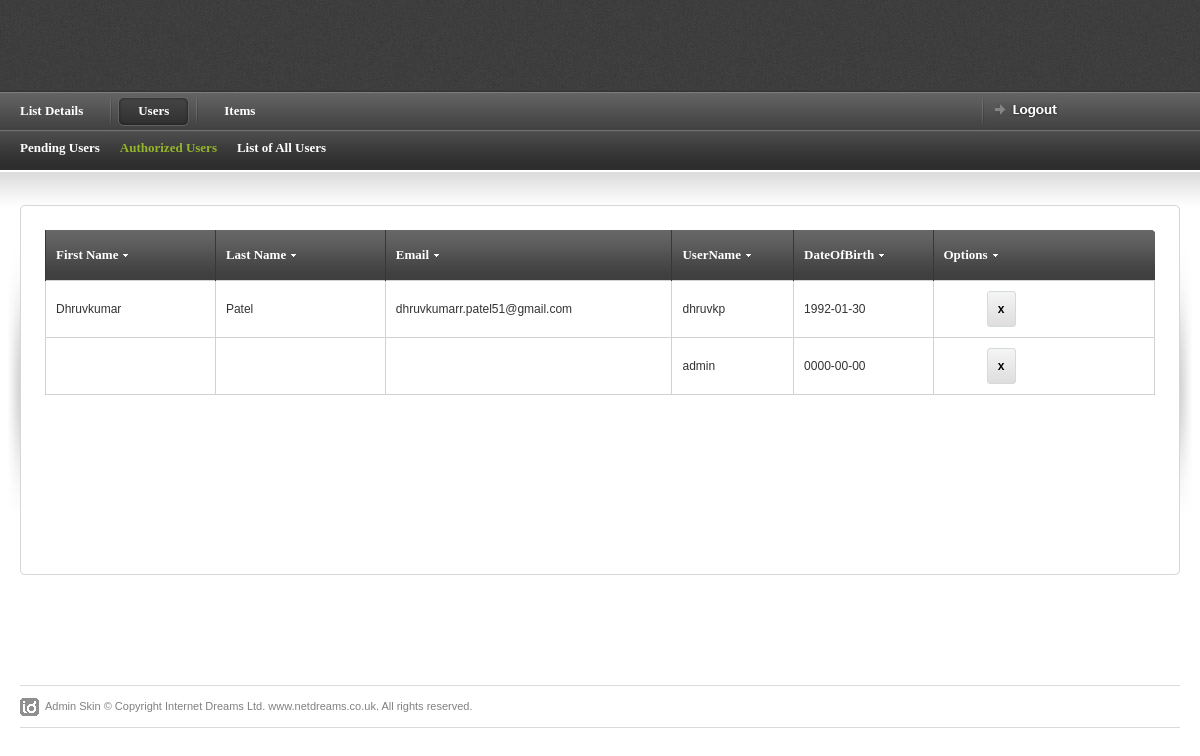
The app's page /Admin/display_reg_users.php (signed in) with its own data.
### tables this page shows
CREATE TABLE `User` (
  `user_id` int(11) NOT NULL,
  `firstname` varchar(255) NOT NULL,
  `lastname` varchar(255) NOT NULL,
  `address1` varchar(1023) NOT NULL,
  `address2` varchar(1023) NOT NULL,
  `zipcode` varchar(10) NOT NULL,
  `gender` enum('Male','Female','Other','') NOT NULL,
  `contact_no` varchar(15) NOT NULL,
  `dob` date NOT NULL,
  `email` varchar(255) NOT NULL,
  `username` varchar(255) NOT NULL,
  `password_hash` varchar(255) NOT NULL,
  `status` enum('under_review','active','inactive','') NOT NULL
);

### Admin/connection.php (called while the page is built, shortened)
<?php
$db =null;
 function query($sql_query)
 {
 	global $db;
 	$res=$db->query($sql_query);
 	return $res;
 }
 ?>

### Admin/display_reg_users.php (the view, shortened to what this page needs)
<?php
    if(!isset($_SESSION['userid']))
   {
    header("location:/bookexchange/login.php");
   }
   else
   {
    include 'header.php';
    include 'connection.php';
	$sql = "select user_id,firstname, lastname, email, username, dob  from User where status = 'active';";
	$result = query($sql);
    }
?>
<div id="content-outer">
<div id="content">
	<table border="0" width="100%" cellpadding="0" cellspacing="0" id="content-table">
	<tr>
		<th rowspan="3" class="sized"><img src="images/shared/side_shadowleft.jpg" width="20" height="300" alt="" /></th>
		<th class="topleft"></th>
		<td id="tbl-border-top">&nbsp;</td>
		<th class="topright"></th>
		<th rowspan="3" class="sized"><img src="images/shared/side_shadowright.jpg" width="20" height="300" alt="" /></th>
	</tr>
	<tr>
		<td id="tbl-border-left"></td>
		<td>
		<div id="content-table-inner">
			<div id="table-content">
				<form name='f1' method='post' >
				<table border="0" width="100%" cellpadding="0" cellspacing="0" id="product-table">
				<tr>
					<th class="table-header-repeat line-left minwidth-1"><a href="">First Name</a>	</th>
					<th class="table-header-repeat line-left minwidth-1"><a href="">Last Name</a></th>
					<th class="table-header-repeat line-left"><a href="">Email</a></th>
					<th class="table-header-repeat line-left"><a href="">UserName</a></th>
					<th class="table-header-repeat line-left"><a href="">DateOfBirth</a></th>
					<th class="table-header-options line-left"><a href="">Options</a></th>
				</tr>
				<?php
				if($result->num_rows != 0){
				while($row = $result->fetch_assoc()) {
					echo "<tr>";
					echo"<td>".$row['firstname']."</td>";
					echo"<td>".$row['lastname']."</td>";
					echo"<td>".$row['email']."</td>";
					echo"<td>".$row['username']."</td>";
					echo"<td>".$row['dob']."</td>";
					echo"<td>";
					echo"&nbsp;&nbsp;&nbsp;&nbsp;&nbsp;&nbsp;&nbsp;&nbsp;&nbsp;&nbsp;&nbsp;&nbsp;&nbsp;<input type = 'button' name = 'remove' value = 'x' onClick = 'redirect(".$row['user_id'].")' class='button_example'>&nbsp;&nbsp;&nbsp;&nbsp;&nbsp;";
					echo"</td>";
					echo "</tr>";
				}
				}
				else
				{
					echo"<h1> No Users Found. </h1>";
				}?>
				</table>
			</form>
			</div>
		</div>
		</td>
		<td id="tbl-border-right"></td>
	</tr>
	<tr>
		<th class="sized bottomleft"></th>
		<td id="tbl-border-bottom">&nbsp;</td>
		<th class="sized bottomright"></th>
	</tr>
	</table>
</div>
</div>
<?php
include 'footer.php';
?>

### Admin/css/screen.css (style rules this page uses)
* { margin: 0; padding: 0; }
html, body { height: 100%; }
body { background: #fff; color: #393939; font-family: Arial; font-size: 0px; line-height: 0; }
#content-outer { background: url(../images/shared/content_repeat.jpg) repeat-x; }
#content { color: #333; font-family: Arial, Helvetica, sans-serif; font-size: 12px; line-height: 18px; margin: 0 auto 0 auto; max-width: 1260px; min-width: 780px; padding: 35px 0px 30px 0px; }
#content-table { font-size: 0px; line-height: 0px; }
#content-table th.sized { height: 15px; width: 15px; padding: 0; margin: 0; font-size: 0px; line-height: 0px; }
#content-table-inner { font-size: 12px; line-height: 12px; padding: 10px 0 20px 0; }
#tbl-border-top { background: url(../images/shared/border_bit.jpg) top repeat-x; line-height: 0;font-size: 0px; height: 15px; }
#tbl-border-bottom { background: url(../images/shared/border_bit.jpg) bottom repeat-x; line-height: 0;font-size: 0px; height: 15px; }
#tbl-border-left { background: url(../images/shared/border_bit.jpg) left repeat-y; }
#tbl-border-right { background: url(../images/shared/border_bit.jpg) right repeat-y; }
#table-content { line-height: 16px; margin: 0 10px 10px 10px; min-height: 300px; }
.topleft { background: url(../images/shared/corner_top_left.jpg) no-repeat; width:15px; height:15px; }
.topright { background: url(../images/shared/corner_top_right.jpg) no-repeat; width:15px; height:15px; }
.bottomleft { background: url(../images/shared/corner_bottom_left.jpg) no-repeat; width:15px; height:15px; }
.bottomright { background: url(../images/shared/corner_bottom_right.jpg) no-repeat; width:15px; height:15px; }
#product-table { margin-bottom: 20px; }
#product-table th { height: 50px; text-align: left; }
#product-table .minwidth-1 { min-width: 110px; }
#product-table td { border: 1px solid #d2d2d2; padding: 10px 0 10px 10px; }
.table-header-options { background: url(../images/table/table_header_options.jpg) no-repeat; border: none; min-width: 221px; padding: 0px 0 0 0; width: 221px; }
.table-header-repeat { background: url(../images/table/table_header_repeat.jpg) repeat-x; border: none; font-size: 0px; line-height: 0; padding: 0px 0 0 0; }
.table-header-options a, .table-header-repeat a { background: url(../images/table/table_sort_arrow.gif) right no-repeat; color: #fff; font-family: Tahoma; font-size: 13px; font-weight: bold; line-height: 14px; margin: 0 0 0 10px; padding: 0 10px 0 0; }
th.line-left { border-left: 1px solid #373737; }
table { border-collapse: collapse; }
a { outline: none; text-decoration: none; }
img { border: 0; }
form { margin: 0; padding: 0; }

### Admin/header.php (style rules this page uses)
.button_example { border:1px solid #d7dada; -webkit-border-radius: 3px; -moz-border-radius: 3px;border-radius: 3px;font-size:12px;font-family:arial, helvetica, sans-serif; padding: 10px 10px 10px 10px; text-decoration:none; display:inline-block;text-shadow: -1px -1px 0 rgba(255,255,255,0.3);font-weight:bold; color: #000000; background-color: #f4f5f5; background-image: -webkit-gradient(linear, left top, left bottom, from(#f4f5f5), to(#dfdddd)); background-image: -webkit-linear-gradient(top, #f4f5f5, #dfdddd); background-image: -moz-linear-gradient(top, #f4f5f5, #dfdddd); background-image: -ms-linear-gradient(top, #f4f5f5, #dfdddd); background-image: -o-linear-gradient(top, #f4f5f5, #dfdddd); background-image: linear-gradient(to bottom, #f4f5f5, #dfdddd);filter:progid:DXImageTransform.Microsoft.gradient(GradientType=0,startColorstr=#f4f5f5, endColorstr=#dfdddd); }

### records on screen
user: firstname "Dhruvkumar", lastname "Patel", email "dhruvkumarr.patel51@gmail.com", username "dhruvkp", dob "1992-01-30"
user: username "admin", dob "0000-00-00"
